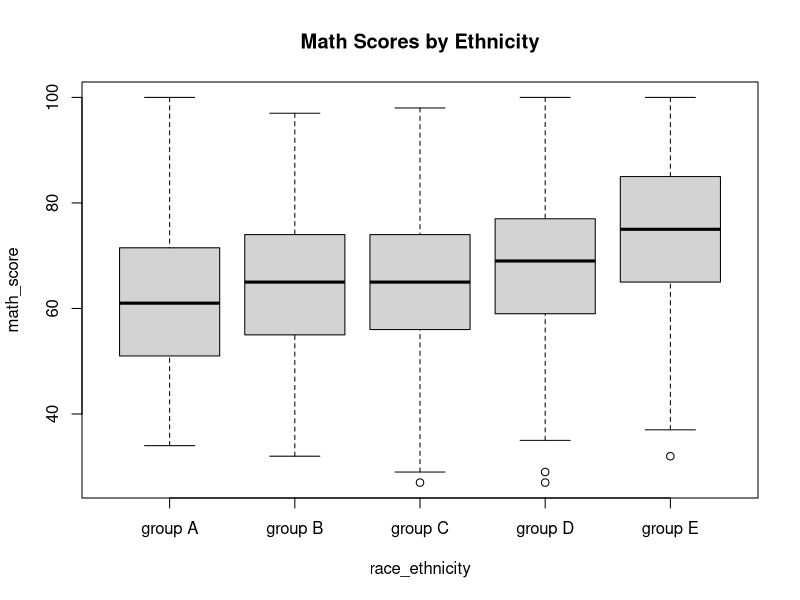
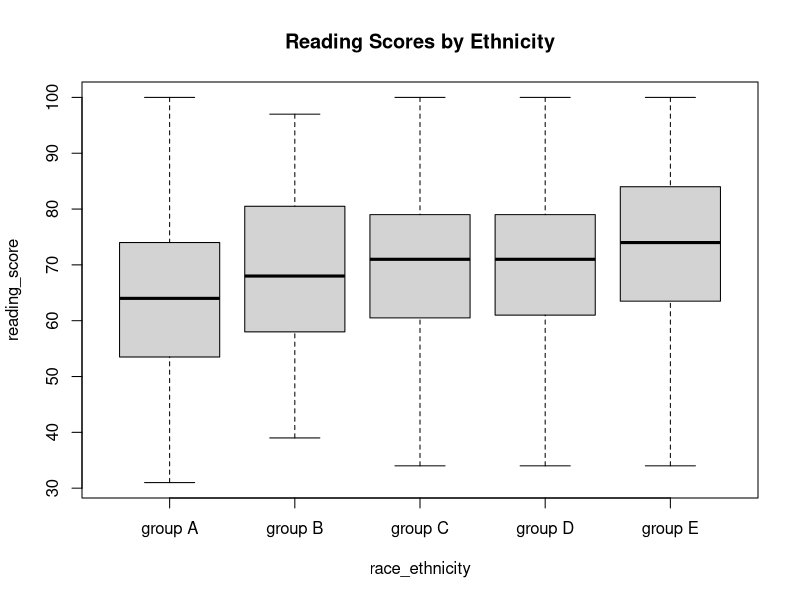
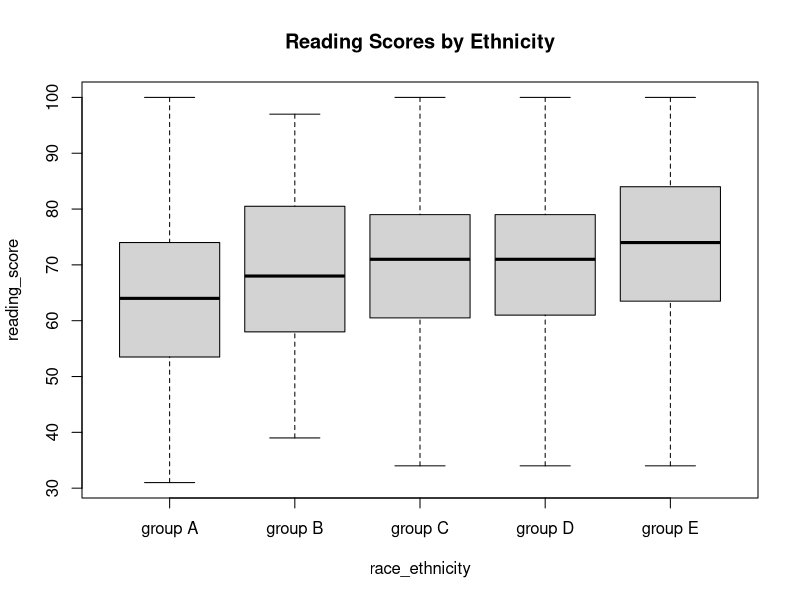

Reproduce these figures in R, in order.
## ---- chunk 1
# Load libraries
library(tidyverse)
library(reshape2)
library(ggplot2)
## ---- chunk 2
# Load the dataset
data <- read.csv("../data/study_performance_cleaned.csv")
## ---- chunk 3
# Descriptive statistics for math scores by ethnicity
math_summary_ethnicity <- by(data$math_score, data$race_ethnicity, summary)
print(math_summary_ethnicity)

# Box plot of math scores by ethnicity
boxplot(math_score ~ race_ethnicity, data = data, main = "Math Scores by Ethnicity")
## ---- chunk 4
# Descriptive statistics for reading scores by ethnicity
reading_summary_ethnicity <- by(data$reading_score, data$race_ethnicity, summary)
print(reading_summary_ethnicity)

# Box plot of reading scores by ethnicity
boxplot(reading_score ~ race_ethnicity, data = data, main = "Reading Scores by Ethnicity")
## ---- chunk 5
# Descriptive statistics for reading scores by ethnicity
reading_summary_ethnicity <- by(data$reading_score, data$race_ethnicity, summary)
print(reading_summary_ethnicity)

# Box plot of reading scores by ethnicity
boxplot(reading_score ~ race_ethnicity, data = data, main = "Reading Scores by Ethnicity")
## ---- chunk 6
# Perform ANOVA for math scores by ethnicity
anova_math_ethnicity <- aov(math_score ~ race_ethnicity, data = data)
summary(anova_math_ethnicity)
## ---- chunk 7
# Perform ANOVA for reading scores by ethnicity
anova_reading_ethnicity <- aov(reading_score ~ race_ethnicity, data = data)
summary(anova_reading_ethnicity)
## ---- chunk 8
# Perform ANOVA for writing scores by ethnicity
anova_writing_ethnicity <- aov(writing_score ~ race_ethnicity, data = data)
summary(anova_writing_ethnicity)
